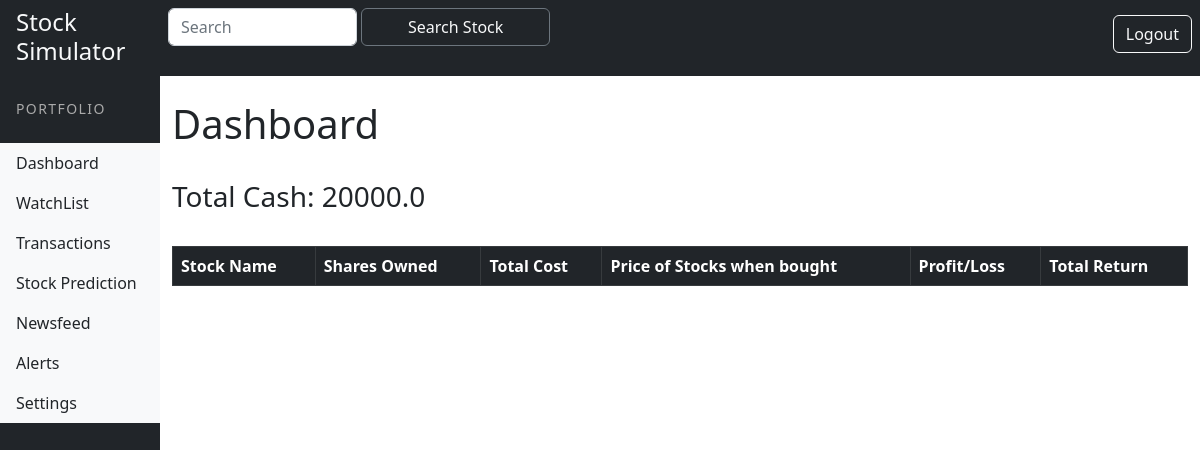
Before: /stocks/portfolio (signed in) with the older database file.
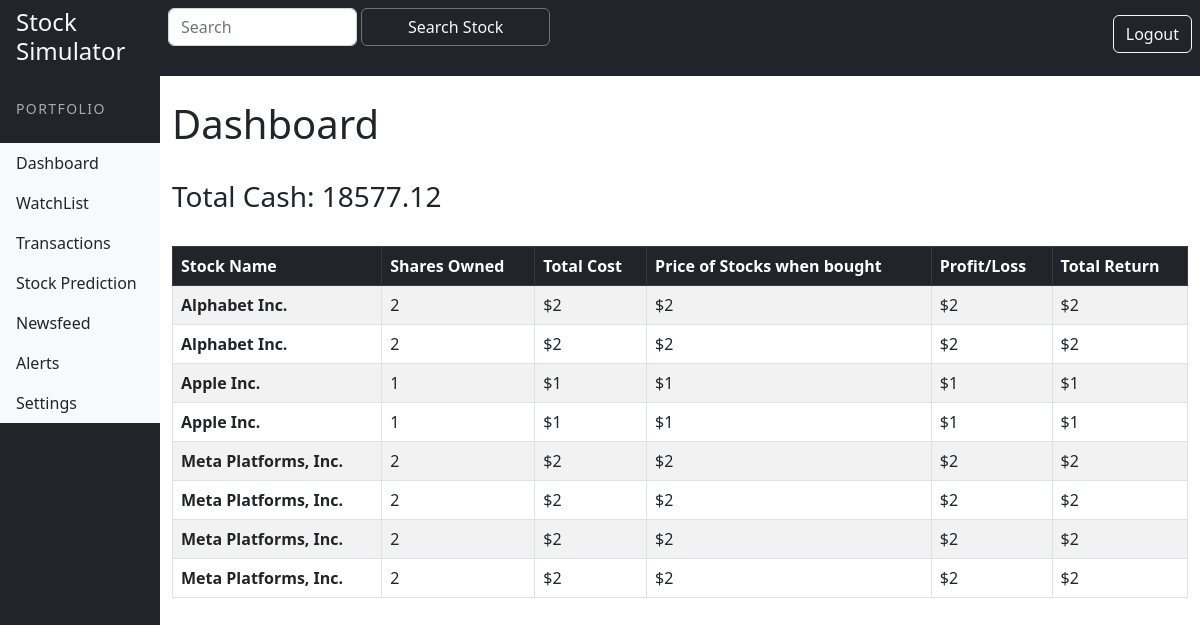
After: the same page with the newer database file.
### stocks/models.py (models this page shows)
class Portfolio(models.Model):
    user = models.OneToOneField(User, on_delete=models.CASCADE)
    cash = models.FloatField(default=20000.0, editable=True)
    cashInvested = models.FloatField(default=0.0, editable=True)

class Stock(models.Model):
    name = models.CharField(max_length=20)
    ticker = models.CharField(max_length=20)
    stocksOwned = models.IntegerField()
    portfolio = models.ForeignKey(Portfolio, on_delete=models.CASCADE)

### stocks/views.py (the view, shortened to what this page needs)
# urls.py: path('portfolio', views.portfolio, name="portfolio"),
def portfolio(request):
    import yfinance as yf
    stocks = Stock.objects.filter(portfolio=request.user.portfolio)
    return render(request, 'portfolio.html', {'portfolio': request.user.portfolio, 'stocks': stocks})

### stocks/templates/portfolio.html
{% extends "base.html" %}
{% block content %}
<h1>Dashboard</h1>
<br/>
    <h3>Total Cash: {{ portfolio.cash }} </h3>
    <br/>
            <table class="table table-striped table-bordered table-hover">
               <thead class="table-dark">
                <tr>
                  <th scope="col">Stock Name</th>
                  <th scope="col">Shares Owned</th>
                  <th scope="col">Total Cost</th>
                  <th scope="col">Price of Stocks when bought</th>
                  <th scope="col">Profit/Loss</th>
                  <th scope="col">Total Return</th>
                </tr>
              </thead>
              <tbody>
              {% for stock in stocks %}
                    <tr>
                        <th scope="row"> {{ stock.name }}</th>
                        <td>{{ stock.stocksOwned }}</td>
                        <td>${{ stock.stocksOwned }}</td>
                        <td>${{ stock.stocksOwned }}</td>
                        <td>${{ stock.stocksOwned }}</td>
                        <td>${{ stock.stocksOwned }}</td>
                    </tr>
              {% endfor %}
              </tbody>
            </table>
            <br/>
{% endblock %}

### static/templates/base.html (shortened to what this page needs)
{% load static %}
<html lang="en">
  <head>
      <link rel="stylesheet" type="text/css" href="{% static 'css/style.css' %}"/>
    <link href="https://cdn.jsdelivr.net/npm/bootstrap@5.2.0-beta1/dist/css/bootstrap.min.css" rel="stylesheet">
    <nav class="vertical-nav navbar-dark bg-dark" id="vertical-nav">
  <div class="py-2 px-3 mb-4 bg-dark text-light">
    <div class="media d-flex align-items-center">
      <div class="media-body">
        <h4 class="m-0">Stock Simulator</h4>
      </div>
    </div>
  </div>
  <p class="text-gray font-weight-bold text-uppercase px-3 small pb-4 mb-0">Portfolio</p>
  <ul class="nav flex-column bg-grey mb-2">
    {% if user.is_authenticated %}
    <li class="nav-item">
      <a href="{% url 'addPortfolio'%}" class="nav-link text-dark font-italic bg-light">Dashboard</a>
    </li>
    <li class="nav-item">
      <a href="{% url 'watchlist'%}" class="nav-link text-dark font-italic bg-light">WatchList</a>
    </li>
    <li class="nav-item">
      <a href="{% url 'transactions'%}" class="nav-link text-dark font-italic bg-light">Transactions</a>
    </li>
    <li class="nav-item">
      <a href="{% url 'predictions'%}" class="nav-link text-dark font-italic bg-light">Stock Prediction</a>
    </li>
    <li class="nav-item">
      <a href="" class="nav-link text-dark font-italic bg-light">Newsfeed</a>
    </li>
    <li class="nav-item">
      <a href="#" class="nav-link text-dark font-italic bg-light">Alerts</a>
    </li>
    <li class="nav-item">
      <a href="#" class="nav-link text-dark font-italic bg-light">Settings</a>
    </li>
    {% else %}
    <p class="text-white font-weight-bold px-3 small pb-4 mb-0">You need to login to access these fields!</p>
    {% endif %}
  </ul>
    </nav>
  </head>
  <nav class="navbar navbar-expand-lg navbar-dark bg-dark">
    <div class="container-fluid px-2 mb-0 small  pb-2">
      <div class="collapse navbar-collapse" id="navbarSupportedContent">
        <ul class="navbar-nav me-auto mb-2 mb-lg-0 inline-group">
        {% if user.is_authenticated %}
        <form action ="{% url 'stockInfo' %}" class="d-flex" role="search" method="POST">
          <input class="form-control me-1" type="search" placeholder="Search" aria-label="Search" name="ticker">
          <button class="btn btn-outline-secondary form-control me-1 bg-dark text-light" type="submit">Search Stock</button>
        </form>
          </ul>
        <a href="{% url 'logout'%}" class="btn btn-outline-light me-0">Logout</a>
        {% else %}
        <a href="{% url 'login'%}" class="btn btn-outline-light me-0">Login</a>
        <a href="{% url 'signup'%}" class="btn btn-outline-light me-0">Signup</a>
        {% endif %}
      </div>
    </div>
  </nav>
  <body>
    <div class = "container">
        <br/>
        {% block content %}
        {% endblock %}
    </div>
  </body>
</html>

### static/css/style.css (style rules this page uses)
.vertical-nav { min-width: 10rem; width: 10rem; height: 100vh; position: fixed; top: 0; left: 0; position: fixed; overflow-x: hidden; }
body { padding-left: 160px; min-height: 100vh; overflow-x: hidden; }
.text-uppercase { letter-spacing: 0.1em; }
.text-gray { color: #aaa; }

Changed rows visible on the page:
changed Portfolio: cash "20000.0" → "18577.12"
added Stock: name "Alphabet Inc.", stocksOwned "2"
added Stock: name "Alphabet Inc.", stocksOwned "2"
added Stock: name "Apple Inc.", stocksOwned "1"
added Stock: name "Apple Inc.", stocksOwned "1"
added Stock: name "Meta Platforms, Inc.", stocksOwned "2"
added Stock: name "Meta Platforms, Inc.", stocksOwned "2"
added Stock: name "Meta Platforms, Inc.", stocksOwned "2"
added Stock: name "Meta Platforms, Inc.", stocksOwned "2"
